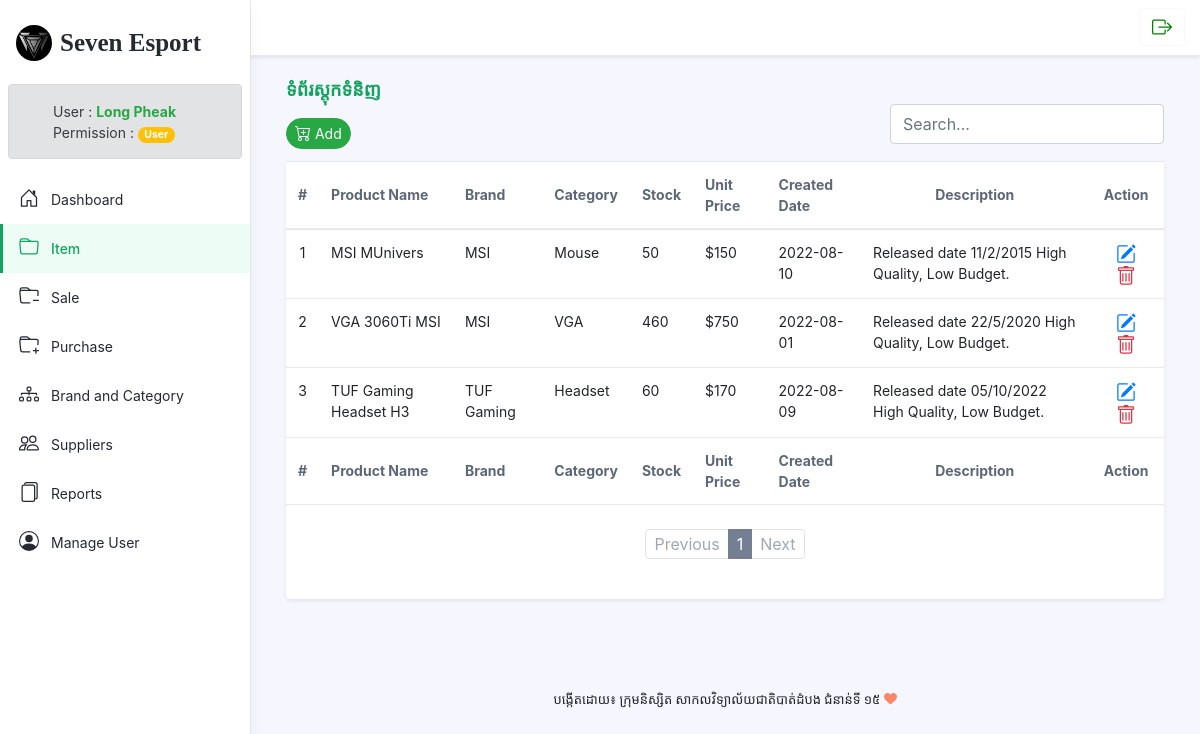
The page /item.php (signed in) on the database as committed earlier.
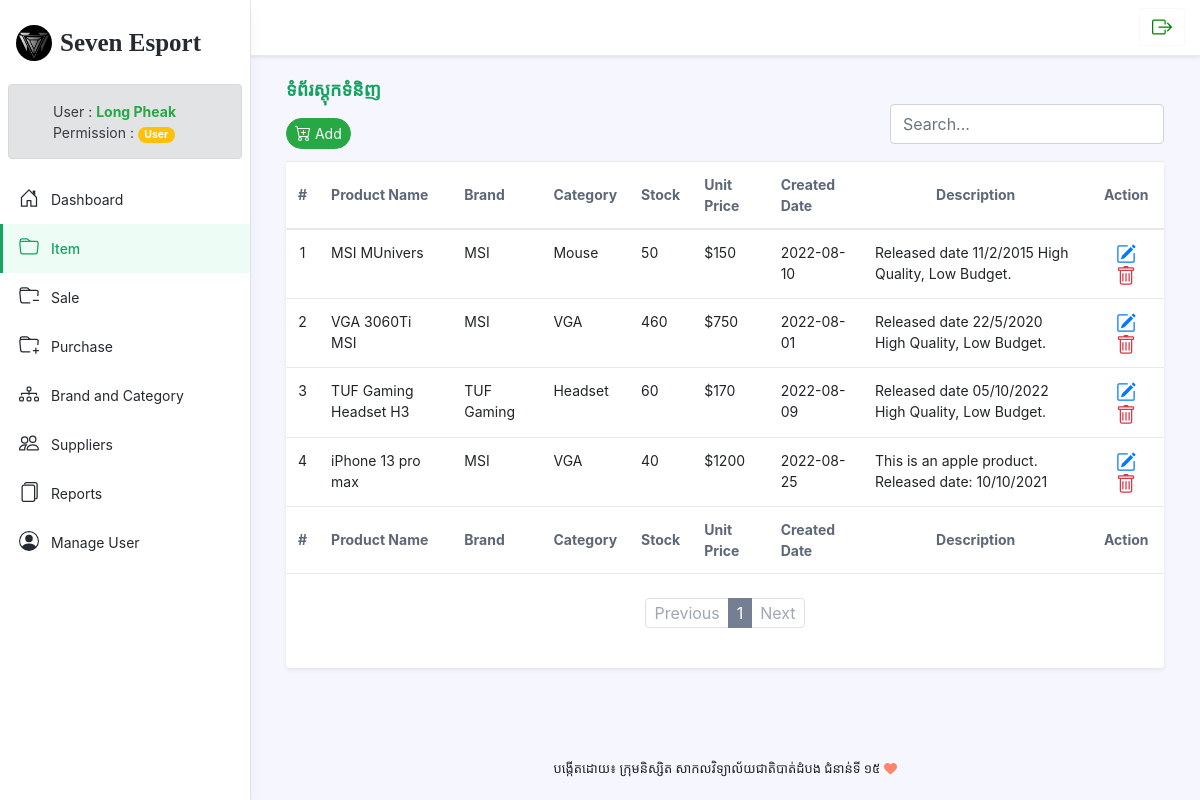
The same page on the database as committed later.
### tables this page shows
CREATE TABLE IF NOT EXISTS `tbl_user` (
  `user_id` int(11) NOT NULL AUTO_INCREMENT,
  `user_fullname` varchar(50) NOT NULL,
  `user_gender` varchar(50) NOT NULL,
  `user_email` varchar(100) NOT NULL,
  `user_name` varchar(50) NOT NULL,
  `user_password` varchar(100) NOT NULL,
  `user_address` varchar(100) NOT NULL,
  `user_phone` varchar(50) NOT NULL,
  `permission` varchar(50) NOT NULL,
  `status` int(11) NOT NULL,
  PRIMARY KEY (`user_id`)
);

CREATE TABLE IF NOT EXISTS `tbl_item` (
  `item_id` int(11) NOT NULL AUTO_INCREMENT,
  `item_name` varchar(100) NOT NULL,
  `unit_price` float NOT NULL,
  `current_stock` float NOT NULL,
  `created_date` date NOT NULL,
  `category_id` int(11) NOT NULL,
  `brand_id` int(11) NOT NULL,
  `item_description` text NOT NULL,
  `status` int(11) NOT NULL,
  PRIMARY KEY (`item_id`),
  KEY `category_id` (`category_id`),
  KEY `brand_id` (`brand_id`)
);

CREATE TABLE IF NOT EXISTS `tbl_brand` (
  `brand_id` int(11) NOT NULL AUTO_INCREMENT,
  `brand_name` varchar(100) NOT NULL,
  `description` text NOT NULL,
  PRIMARY KEY (`brand_id`),
  UNIQUE KEY `brand_name` (`brand_name`)
);

CREATE TABLE IF NOT EXISTS `tbl_category` (
  `category_id` int(11) NOT NULL AUTO_INCREMENT,
  `category_name` varchar(100) NOT NULL,
  `description` text NOT NULL,
  PRIMARY KEY (`category_id`),
  UNIQUE KEY `category_name` (`category_name`)
);

### item.php (the view, shortened to what the rows shown need)
<?php
require_once 'config/db.php';
require_once 'inc/html_head.php';
?>
<body class="app">
<header class="app-header fixed-top">
    <div id="app-sidepanel" class="app-sidepanel">
        <?php include('inc/sidebar.php') ?>
    </div>
</header>
<div class="app-wrapper">
    <div class="app-content pt-3 p-md-3 p-lg-4">
        <div class="container-xl">
            <div class="position-relative mb-3">
                <div class="row g-2 justify-content-between mb-1">
                    <div class="col-auto">
                        <h1 style="font-family: 'Kh Dangrek'; color:#15a362; font-size:large"
                            class="app-page-title mb-3">ទំព័រស្តុកទំនិញ</h1>
                    </div>
                </div>
                <div class="tab-content" id="orders-table-tab-content">
                    <div class="tab-pane fade show active" id="orders-all" role="tabpanel"
                         aria-labelledby="orders-all-tab">
                        <div class="app-card app-card-orders-table shadow-sm mb-5 mt-1">
                            <div class="app-card-body">
                                <div class="table-responsive">
                                    <table class="table app-table-hover mb-0 text-left">
                                        <thead>
                                        <tr>
                                            <th class="cell text-center">#</th>
                                            <th class="cell">Product Name</th>
                                            <th class="cell">Brand</th>
                                            <th class="cell">Category</th>
                                            <th class="cell">Stock</th>
                                            <th class="cell">Unit Price</th>
                                            <th class="cell">Created Date</th>
                                            <th class="cell text-center">Description</th>
                                            <th class="cell text-center">Action</th>
                                        </tr>
                                        </thead>
                                        <tbody>
                                        <?php
                                        $limit = 10;
                                        if (isset($_GET["page"])) {
                                            $page = $_GET["page"];
                                        } else {
                                            $page = 1;
                                        }
                                        $start_from = ($page - 1) * $limit;
                                        $sql_select = $con->prepare("SELECT tbl_item.item_id,
                                                                    tbl_item.item_name, tbl_brand.brand_name as brand_name,
                                                                    tbl_category.category_name as category_name, tbl_item.current_stock,
                                                                    tbl_item.unit_price, tbl_item.created_date, tbl_item.item_description FROM ((tbl_item
                                                                    INNER JOIN tbl_brand ON tbl_item.brand_id = tbl_brand.brand_id)
                                                                    INNER JOIN tbl_category ON tbl_item.category_id = tbl_category.category_id) ORDER BY item_id ASC LIMIT $start_from, $limit");
                                        $sql_select->execute();
                                        $i = 0;
                                        while ($row = $sql_select->fetch(PDO::FETCH_OBJ)) :
                                            $i++;
                                            ?>
                                            <tr id="item<?= $row->item_id ?>">
                                                <td class="text-center"><?= $i ?></td>
                                                <td><?= $row->item_name ?></td>
                                                <td><?= $row->brand_name ?></td>
                                                <td><?= $row->category_name ?></td>
                                                <td><?= $row->current_stock ?></td>
                                                <td>$<?= $row->unit_price ?></td>
                                                <td><?= $row->created_date ?></td>
                                                <td><?= $row->item_description ?></td>
                                                <td class="td-actions text-center">
                                                    <a href="item_edit.php?id=<?= $row->item_id ?>" class="p-2" title="Edit">
                                                    </a>
                                                    <a href="#" class="text-danger" onclick="delItem(<?= $row->item_id ?>)" class="p-2" title="Delete">
                                                    </a>
                                                </td>
                                            </tr>
                                        <?php endwhile; ?>
                                        </tbody>
                                        <tfoot>
                                        <tr>
                                        <th class="cell text-center">#</th>
                                            <th class="cell">Product Name</th>
                                            <th class="cell">Brand</th>
                                            <th class="cell">Category</th>
                                            <th class="cell">Stock</th>
                                            <th class="cell">Unit Price</th>
                                            <th class="cell">Created Date</th>
                                            <th class="cell text-center">Description</th>
                                            <th class="cell text-center">Action</th>
                                        </tr>
                                        </tfoot>
                                    </table>
                                </div>
                                <br>
                            </div>
                        </div>
                    </div>
                </div>
            </div>
        </div>
    </div>
</div>
</body>
</html>

### config/checkpermission.php (shortened to what the rows shown need)
<div class="mx-2">
    <?php
    $LogID = $_SESSION["Loged_id"];
    $status = 1;
    $sql_select_logedin = $con->prepare("SELECT * FROM tbl_user WHERE tbl_user.status = ?
    AND tbl_user.user_id = ?");
    $sql_select_logedin->bindParam(1, $status);
    $sql_select_logedin->bindParam(2, $LogID);
    $sql_select_logedin->execute();
    $row_select_logedin = $sql_select_logedin->fetch(PDO::FETCH_BOTH);
    if ($row_select_logedin['permission'] == "Admin") {
    ?>
        <div class="alert alert-secondary" style="height: 75px;" role="alert">
            <div class="row">
                <div >
                    <a href="Users.php?ID=<?= $row_select_logedin['user_id'] ?>">
                    </a>
                </div>
                <div class="col-auto mt-1 ml-4">User :
                    <strong class="text-success"><?= $row_select_logedin['user_fullname'] ?></strong><br>
                    <p>Permission : <span class="badge badge-pill badge-success"><?= $row_select_logedin['permission'] ?></span></p>
                </div>
            </div>
        </div>
    <?php
    }else if($row_select_logedin['permission'] == "User"){
        ?>
        <div class="alert alert-secondary" style="height: 75px;" role="alert">
            <div class="row">
                <div class="col-auto mt-1 ml-4">User :
                    <strong class="text-success"><?= $row_select_logedin['user_fullname'] ?></strong><br>
                    <p>Permission : <span style="color: white ;" class="badge badge-pill badge-warning"><?= $row_select_logedin['permission'] ?></span></p>
                </div>
            </div>
        </div>
    <?php
    }
    ?>
</div>

Rows that differ between the two databases and show on the page:
added tbl_item: item_name "iPhone 13 pro max", brand.brand_name "MSI", category.category_name "VGA", current_stock "40", unit_price "1200", created_date "2022-08-25", item_description "This is an apple product. Released date: 10/10/2021"
